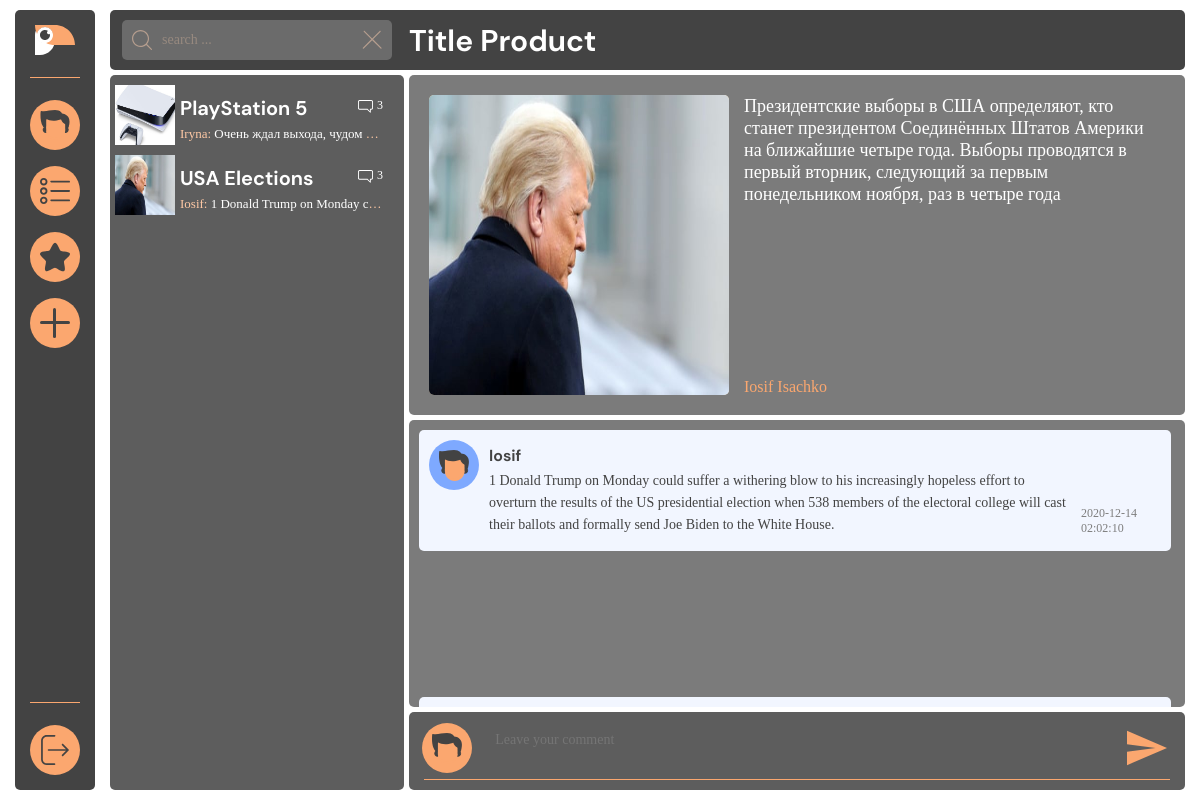
The page /?topic_id=2 (signed in) on the database its author committed.
### tables this page shows
CREATE TABLE `topics` (
  `id` int(11) NOT NULL,
  `person_id` int(11) NOT NULL,
  `title` varchar(100) NOT NULL,
  `description` varchar(255) NOT NULL,
  `img` varchar(100) NOT NULL
);

CREATE TABLE `users` (
  `id` int(11) NOT NULL,
  `username` varchar(100) NOT NULL,
  `password` varchar(250) NOT NULL,
  `fullname` varchar(100) NOT NULL,
  `email` varchar(100) NOT NULL,
  `phone` varchar(20) NOT NULL,
  `photo` varchar(250) NOT NULL
);

CREATE TABLE `comments` (
  `id` int(11) NOT NULL,
  `topic_id` int(11) NOT NULL,
  `person_id` int(11) NOT NULL,
  `comment` text NOT NULL,
  `date` datetime NOT NULL DEFAULT current_timestamp()
);

### particles/ws_person.php (the view, shortened to what this page needs)
<?php
include "configs/db.php";
?>
<?php
if (isset($_GET['topic_id'])) {
$sql_comments = "SELECT * FROM comments WHERE topic_id =" . $_GET['topic_id'];
$comments_result = mysqli_query($connect, $sql_comments);
$comments_number = mysqli_num_rows($comments_result);
$sql = "SELECT * FROM topics WHERE id =" . $_GET['topic_id'];
$result = mysqli_query($connect, $sql);
$topic = mysqli_fetch_assoc($result);
	?>
<div class="workspace__product">
	<?php echo "<div class=\"icon-300\"><img src='" . $topic['img'] . "' ></div>"; ?>
	<div class="product__content">
		<div class="content__text">
			<span>
				<?php
				echo $topic['description'];
				?>
			</span>
		</div>
		<div class="content__author">
			<a href="#"><span>Iosif Isachko</span></a>
		</div>
	</div>
</div>
<div class="workspace__comments">
<?php
$i=0;
while ($i < $comments_number) {
$comments = mysqli_fetch_assoc($comments_result);
$username_sql = "SELECT * FROM users WHERE id =" . $comments['person_id'];
$username = mysqli_query($connect, $username_sql);
$username = mysqli_fetch_assoc($username);
?>
	<ul class="comments__list">
		<li class="comment__item">
			<div class="comment">
				<div class="comment_person"><a href="#"><img src="assets/img/person_blue.svg" alt=""></a></div>
				<div class="comment_text">
					<span id="name">
						<?php
						echo $username['username'];
						?>
						</span>
					<span id="com">
						<?php
						echo $comments['comment'];
						?>
					</span>
				</div>
				<div class="comment_date">
					<span id="time">
						<?php echo $comments['date']; ?>
					</span>
				</div>
			</div>
		</li>
	</ul>
<?php
$i++;
}
?>
</div>
<div class="workspace__post">
	<div class="post__content">
		<div class="icon-50 person">
			<img src="assets/img/person_orange.svg" alt="">
		</div>
		<textarea placeholder="Leave your comment"></textarea>
		<div class="icon-50 send"><a href="#"><img src="assets/img/send.svg" alt=""></a></div>
	</div>
	<div class="post__line">
		<hr>
	</div>
</div>
<?php
}
?>

### particles/products.php
<?php
include $_SERVER['DOCUMENT_ROOT'] . "/configs/db.php";
$sql = "SELECT * FROM topics";
$result = mysqli_query($connect, $sql);
$topics_num = mysqli_num_rows($result);
?>
<nav class="content__products">
	<ul class="products__list">
		<?php
		$count = 1;
		while ($count <= $topics_num) {
			$sql_img = "SELECT * FROM topics WHERE id =" . $count;
			$result_img = mysqli_query($connect, $sql_img);
			$topic = mysqli_fetch_assoc($result);
			$topic_img = mysqli_fetch_assoc($result_img);
			echo "<a href='?topic_id=" . $topic["id"] . "'>";
				echo"<li class=\"products__item\">";
				echo "<div class=\"icon\"><img src='" . $topic_img['img'] . "' ></div>";
				echo "<div class=\"item__content\">";
				echo "<div class=\"item__title\">";
				echo "<span>" . $topic["title"] . "</span>";
				echo "<div class=\"item__message\">";
				echo "<div class=\"icon\"><img src=\"assets/img/mes.svg\"></div>";
				$sql_comments_num = "SELECT * FROM comments WHERE topic_id =" . $topic['id'];
				$sql_comments_num_result = mysqli_query($connect, $sql_comments_num);
				$comments_num = mysqli_num_rows($sql_comments_num_result);
				echo "<span>" . $comments_num . "</span>";
				$latest_comment = "SELECT * FROM comments WHERE topic_id =" . $topic['id'] ." ORDER BY ID LIMIT 1";
				$sql_comments_num_result = mysqli_query($connect, $latest_comment);
				$lat_com = mysqli_fetch_assoc($sql_comments_num_result);
				$latest_user = "SELECT * FROM users WHERE id =" . $topic['person_id'] ." ORDER BY ID DESC LIMIT 1";
				$sql_user_num_result = mysqli_query($connect, $latest_user);
				$lat_user = mysqli_fetch_assoc($sql_user_num_result);
				echo "</div>";
				echo "</div>";
				echo "<div class=\"item__about\">";
				echo "<span>" . $lat_user['username'] . ": <span>" . $lat_com['comment'] . "</span></span>";
				echo "</div>";
				echo "</div>";
				echo "</li>";
			echo "</a>";
			$count++;
		}
		?>
	</ul>
</nav>

### assets/css/null.css (style rules this page uses)
* { padding: 0; margin: 0; border: 0; }
html,body { height: 100%; width: 100%; font-size: 100%; line-height: 1; font-size: 14px; -ms-text-size-adjust: 100%; -moz-text-size-adjust: 100%; -webkit-text-size-adjust: 100%; }
*,*::before,*::after { -moz-box-sizing: border-box; -webkit-box-sizing: border-box; box-sizing: border-box; }
nav,footer,header,aside { display: block; }
input,button,textarea { font-family: 'Montserrat'; }
a, a:visited { text-decoration: none; }
ul li { list-style: none; }
img { vertical-align: top; }

### rows shown on the page
topics: img (picture), title "PlayStation 5", comments_num "3", users.username "Iryna", comments.comment "Очень ждал выхода, чудом…"
topics: img (picture), title "USA Elections", comments_num "3", users.username "Iosif", comments.comment "1 Donald Trump on Monday c…", description "Президентские выборы в США определяют, кто станет президентом Соединённых Штатов Америки на ближайшие четыре года. Выборы проводятся в первый вторник, следующий за первым понедельником ноября, раз в четыре года"
comments: users.username "Iosif", comment "1 Donald Trump on Monday could suffer a withering blow to his increasingly hopeless effort to overturn the results of the US presidential election when 538 members of the electoral college will cast their ballots and formally send Joe Biden to the White House.", date "2020-12-14 02:02:10"
